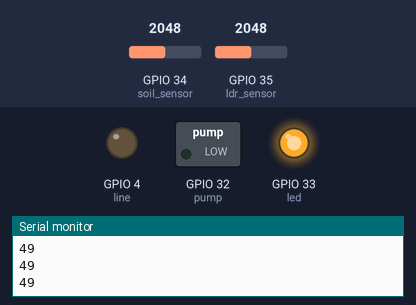
Recording of a sketch running on a simulated ESP32. On the bench: switched loads named in the sketch (green lamp = pin HIGH), output pins drawn as LEDs (lit = HIGH), the last lines printed to the serial monitor. Inputs (shaded band) come from the test bench; at power-on: GPIO 35 (ldr_sensor) = 2048, GPIO 34 (soil_sensor) = 2048.

Above: at 1.8 s.
1.9 s: GPIO 35 (ldr_sensor) set to 1954
At 3.3 s:
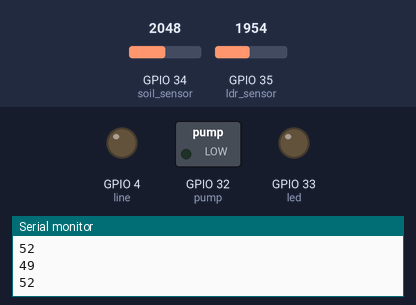
4.5 s: GPIO 35 (ldr_sensor) set to 2866
At 5.8 s:
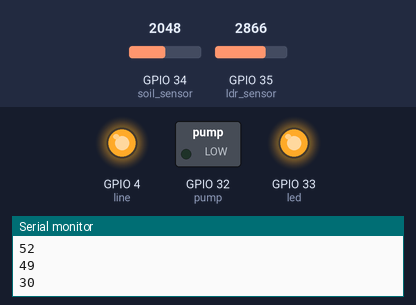
7.5 s: GPIO 35 (ldr_sensor) set to 1228
At 8.3 s:
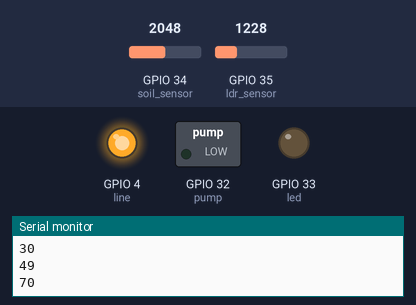
Timing chart, 0 to 10.5 s (numbered marks = the images above; inputs shaded):
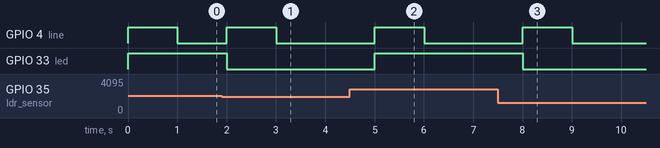

Measured:
- the behaviour switches between 2007 and 2006 on GPIO 35 (ldr_sensor) (found by bisection; images 0 and 1)
- after the input at 1.9 s, GPIO 4 (line): LOW → HIGH after 0.10 s, → LOW 1.0 s later; GPIO 33 (led): HIGH → LOW after 0.10 s
- after the input at 4.5 s, GPIO 4 (line): LOW → HIGH after 0.50 s, → LOW 1.0 s later; GPIO 33 (led): LOW → HIGH after 0.50 s
- after the input at 7.5 s, GPIO 4 (line): LOW → HIGH after 0.50 s, → LOW 1.0 s later; GPIO 33 (led): HIGH → LOW after 0.50 s

The sketch:

test_ldr.ino
```cpp
int pump = 32;
int led = 33;
int soil_sensor = 34;
int ldr_sensor = 35;
int line = 4;

int state_water = 0;
int state_light = 0;

//typedef struct {
//  int soil;
//  int ldr;
//}Sensor;

void setup() {
  pinMode(pump, OUTPUT);
  pinMode(led, OUTPUT);
  pinMode(line, OUTPUT);

  Serial.begin(115200);

}

void loop() {
  int soil = read_soil();
  int ldr = read_ldr();

  Serial.println();

  turnOnTheLight(ldr);

  delay(1000);
}

int read_soil() {
  int value1 = analogRead(soil_sensor);
  int soil = map(value1, 4095, 0, 0, 100);

  Serial.println(soil);

  return soil;
}

int read_ldr() {
  int value2 = analogRead(ldr_sensor);
  int ldr = map(value2, 4095, 0, 0, 100);

  Serial.println(ldr);

  return ldr;
}

void water(int soil) {
  if(soil < 80) {
    digitalWrite(pump, 1);
  }

  if(soil >= 80) {
    digitalWrite(pump, 0);
  }
}

void turnOnTheLight(int ldr) {

  if(ldr < 50) {
    digitalWrite(led, 1);
    if(state_light == 0) {
      digitalWrite(line, 1);
      state_light = 1;
    }
    else {
      digitalWrite(line, 0);
    }
  }
  else if(ldr > 50){
    digitalWrite(led, 0);
    if(state_light == 1) {
      digitalWrite(line, 1);
      state_light = 0;
    }
    else {
      digitalWrite(line, 0);
    }
  }
}
```
